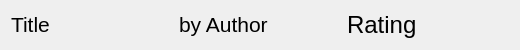
<?xml version="1.0" encoding="UTF-8"?>
<ui version="4.0">
 <class>BookItemWidget</class>
 <widget class="QWidget" name="BookItemWidget">
  <property name="geometry">
   <rect>
    <x>0</x>
    <y>0</y>
    <width>520</width>
    <height>48</height>
   </rect>
  </property>
  <property name="sizePolicy">
   <sizepolicy hsizetype="Preferred" vsizetype="Maximum">
    <horstretch>0</horstretch>
    <verstretch>0</verstretch>
   </sizepolicy>
  </property>
  <property name="maximumSize">
   <size>
    <width>16777215</width>
    <height>48</height>
   </size>
  </property>
  <property name="windowTitle">
   <string>Form</string>
  </property>
  <layout class="QHBoxLayout" name="horizontalLayout">
   <item>
    <widget class="QLabel" name="titleLabel">
     <property name="font">
      <font>
       <pointsize>18</pointsize>
      </font>
     </property>
     <property name="text">
      <string>&lt;html&gt;&lt;head/&gt;&lt;body&gt;&lt;p&gt;&lt;span style=&quot; font-size:16pt;&quot;&gt;Title&lt;/span&gt;&lt;/p&gt;&lt;/body&gt;&lt;/html&gt;</string>
     </property>
    </widget>
   </item>
   <item>
    <widget class="QLabel" name="authorLabel">
     <property name="font">
      <font>
       <pointsize>16</pointsize>
      </font>
     </property>
     <property name="text">
      <string>&lt;html&gt;&lt;head/&gt;&lt;body&gt;&lt;p&gt;&lt;span style=&quot; font-size:16pt;&quot;&gt;by Author&lt;/span&gt;&lt;/p&gt;&lt;/body&gt;&lt;/html&gt;</string>
     </property>
    </widget>
   </item>
   <item>
    <widget class="QLabel" name="ratingLabel">
     <property name="font">
      <font>
       <pointsize>18</pointsize>
      </font>
     </property>
     <property name="text">
      <string>&lt;html&gt;&lt;head/&gt;&lt;body&gt;&lt;p&gt;&lt;span style=&quot; font-size:18pt;&quot;&gt;Rating&lt;/span&gt;&lt;/p&gt;&lt;/body&gt;&lt;/html&gt;</string>
     </property>
    </widget>
   </item>
  </layout>
 </widget>
 <resources/>
 <connections/>
</ui>
